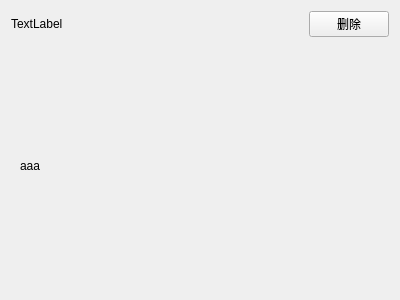
<?xml version="1.0" encoding="UTF-8"?>
<ui version="4.0">
 <class>SubWidget</class>
 <widget class="QWidget" name="SubWidget">
  <property name="geometry">
   <rect>
    <x>0</x>
    <y>0</y>
    <width>400</width>
    <height>300</height>
   </rect>
  </property>
  <property name="windowTitle">
   <string>Form</string>
  </property>
  <layout class="QVBoxLayout" name="verticalLayout">
   <item>
    <layout class="QHBoxLayout" name="horizontalLayout">
     <item>
      <widget class="QLabel" name="label_name">
       <property name="text">
        <string>TextLabel</string>
       </property>
      </widget>
     </item>
     <item>
      <spacer name="horizontalSpacer">
       <property name="orientation">
        <enum>Qt::Horizontal</enum>
       </property>
       <property name="sizeHint" stdset="0">
        <size>
         <width>40</width>
         <height>20</height>
        </size>
       </property>
      </spacer>
     </item>
     <item>
      <widget class="QPushButton" name="pb_del">
       <property name="text">
        <string>删除</string>
       </property>
      </widget>
     </item>
    </layout>
   </item>
   <item>
    <widget class="QWidget" name="widget" native="true">
     <layout class="QHBoxLayout" name="horizontalLayout_2">
      <item>
       <widget class="QLabel" name="label">
        <property name="text">
         <string>aaa</string>
        </property>
       </widget>
      </item>
     </layout>
    </widget>
   </item>
  </layout>
 </widget>
 <resources/>
 <connections/>
</ui>
